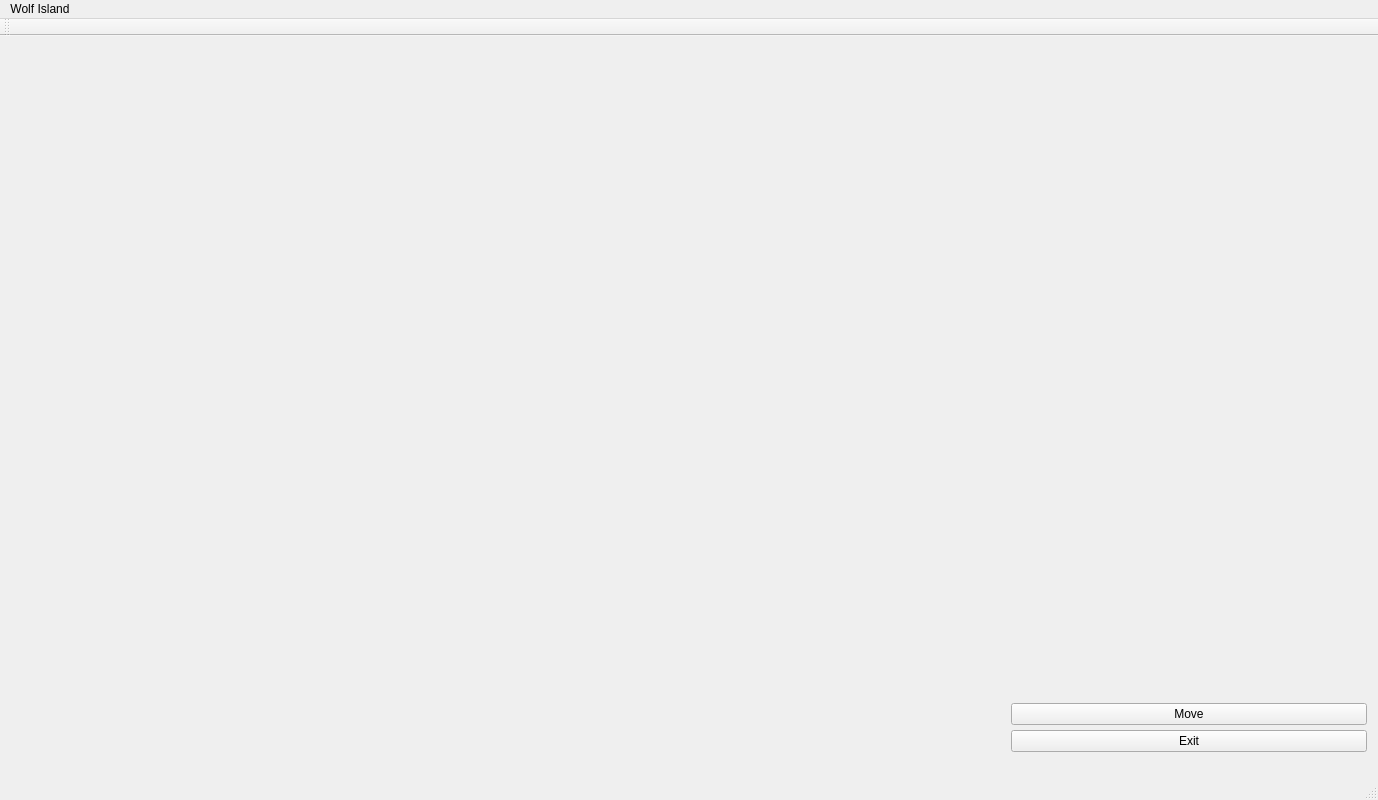
<?xml version="1.0" encoding="UTF-8"?>
<ui version="4.0">
 <class>MainWindow</class>
 <widget class="QMainWindow" name="MainWindow">
  <property name="geometry">
   <rect>
    <x>0</x>
    <y>0</y>
    <width>1378</width>
    <height>800</height>
   </rect>
  </property>
  <property name="windowTitle">
   <string>Wolf Island</string>
  </property>
  <property name="windowIcon">
   <iconset>
    <normaloff>img/wolf.ico</normaloff>img/wolf.ico</iconset>
  </property>
  <widget class="QWidget" name="centralWidget">
   <layout class="QGridLayout" name="gridLayout">
    <item row="4" column="2">
     <layout class="QVBoxLayout" name="verticalLayout_4">
      <property name="spacing">
       <number>5</number>
      </property>
      <property name="leftMargin">
       <number>1000</number>
      </property>
      <property name="topMargin">
       <number>650</number>
      </property>
      <property name="rightMargin">
       <number>0</number>
      </property>
      <property name="bottomMargin">
       <number>9</number>
      </property>
      <item>
       <widget class="QPushButton" name="pushButton">
        <property name="enabled">
         <bool>true</bool>
        </property>
        <property name="text">
         <string>Move</string>
        </property>
       </widget>
      </item>
      <item>
       <widget class="QPushButton" name="pushButton_2">
        <property name="text">
         <string>Exit</string>
        </property>
       </widget>
      </item>
     </layout>
    </item>
   </layout>
  </widget>
  <widget class="QMenuBar" name="menuBar">
   <property name="geometry">
    <rect>
     <x>0</x>
     <y>0</y>
     <width>1378</width>
     <height>22</height>
    </rect>
   </property>
   <widget class="QMenu" name="menuWolf_Island">
    <property name="title">
     <string>Wolf Island</string>
    </property>
   </widget>
   <addaction name="menuWolf_Island"/>
  </widget>
  <widget class="QToolBar" name="mainToolBar">
   <attribute name="toolBarArea">
    <enum>TopToolBarArea</enum>
   </attribute>
   <attribute name="toolBarBreak">
    <bool>false</bool>
   </attribute>
  </widget>
  <widget class="QStatusBar" name="statusBar"/>
 </widget>
 <layoutdefault spacing="6" margin="11"/>
 <resources/>
 <connections>
  <connection>
   <sender>pushButton_2</sender>
   <signal>clicked()</signal>
   <receiver>MainWindow</receiver>
   <slot>close()</slot>
   <hints>
    <hint type="sourcelabel">
     <x>576</x>
     <y>351</y>
    </hint>
    <hint type="destinationlabel">
     <x>558</x>
     <y>320</y>
    </hint>
   </hints>
  </connection>
 </connections>
</ui>
